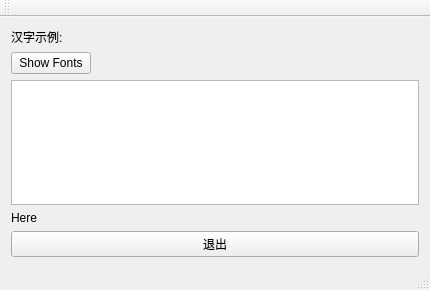
<?xml version="1.0" encoding="UTF-8"?>
<ui version="4.0">
 <class>MainWindow</class>
 <widget class="QMainWindow" name="MainWindow">
  <property name="geometry">
   <rect>
    <x>0</x>
    <y>0</y>
    <width>430</width>
    <height>290</height>
   </rect>
  </property>
  <property name="windowTitle">
   <string>MainWindow</string>
  </property>
  <widget class="QWidget" name="centralWidget">
   <layout class="QVBoxLayout" name="verticalLayout">
    <item>
     <widget class="QLabel" name="label_2">
      <property name="text">
       <string>汉字示例:</string>
      </property>
     </widget>
    </item>
    <item>
     <layout class="QHBoxLayout" name="horizontalLayout">
      <item>
       <widget class="QPushButton" name="pushButton">
        <property name="text">
         <string>Show Fonts</string>
        </property>
       </widget>
      </item>
      <item>
       <spacer name="horizontalSpacer">
        <property name="orientation">
         <enum>Qt::Horizontal</enum>
        </property>
        <property name="sizeHint" stdset="0">
         <size>
          <width>278</width>
          <height>20</height>
         </size>
        </property>
       </spacer>
      </item>
     </layout>
    </item>
    <item>
     <widget class="QPlainTextEdit" name="plainTextEdit"/>
    </item>
    <item>
     <widget class="QLabel" name="label">
      <property name="sizePolicy">
       <sizepolicy hsizetype="Expanding" vsizetype="Preferred">
        <horstretch>0</horstretch>
        <verstretch>0</verstretch>
       </sizepolicy>
      </property>
      <property name="text">
       <string>Here</string>
      </property>
     </widget>
    </item>
    <item>
     <widget class="QPushButton" name="pushButton_Exit">
      <property name="text">
       <string>退出</string>
      </property>
     </widget>
    </item>
   </layout>
  </widget>
  <widget class="QMenuBar" name="menuBar">
   <property name="geometry">
    <rect>
     <x>0</x>
     <y>0</y>
     <width>430</width>
     <height>22</height>
    </rect>
   </property>
  </widget>
  <widget class="QToolBar" name="mainToolBar">
   <attribute name="toolBarArea">
    <enum>TopToolBarArea</enum>
   </attribute>
   <attribute name="toolBarBreak">
    <bool>false</bool>
   </attribute>
  </widget>
  <widget class="QStatusBar" name="statusBar"/>
 </widget>
 <layoutdefault spacing="6" margin="11"/>
 <resources/>
 <connections/>
</ui>
